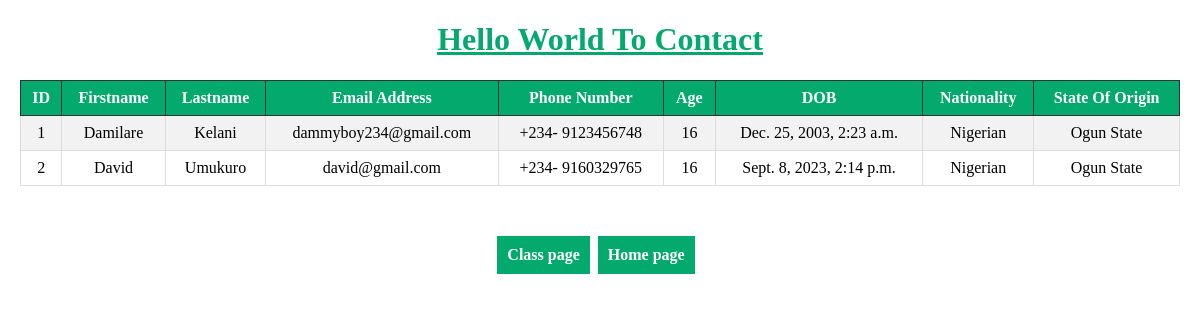
Page /third_app/contacts/ on the committed database.
### third_app/models.py (models this page shows)
class customer_data(models.Model):
    id = models.IntegerField(unique=True, primary_key=True)
    Firstname = models.TextField()
    Lastname = models.TextField()
    Email_Address = models.EmailField()
    Phone_Number = models.IntegerField()
    Age = models.IntegerField()
    DOB = models.DateTimeField()
    Nationality = models.TextField()
    State_Of_Origin = models.TextField()

### third_app/views.py (the view)
# urls.py: path('contacts/', appcontact, name='appcontact'),
def appcontact(request):
    try:
        std = customer_data.objects.all()
        context = {'key':std}
    except:
        raise Http404()
    return render(request, 'Contact_form.html', context)

### third_app/templates/Contact_form.html (shortened to what this page needs)
<!DOCTYPE html>
<html lang="en">
<head>
</head>
<body>
    <h1>
        <u>Hello World To Contact</u>
    </h1>
    <table>
        <tr>
            <th>ID</th>
            <th>Firstname</th>
            <th>Lastname</th>
            <th>Email Address</th>
            <th>Phone Number</th>
            <th>Age</th>
            <th>DOB</th>
            <th>Nationality</th>
            <th>State Of Origin</th>
        </tr>
        {% for i in key %}
        <tr>
            <td>{{ i.id }}</td>
            <td>{{ i.Firstname }}</td>
            <td>{{ i.Lastname }}</td>
            <td>{{ i.Email_Address }}</td>
            <td>+234- {{ i.Phone_Number }}</td>
            <td>{{ i.Age }}</td>
            <td>{{ i.DOB }}</td>
            <td>{{ i.Nationality }}</td>
            <td>{{ i.State_Of_Origin}}</td>
        </tr>
        {% endfor %}
    </table>
    <div class="links">
        <a href="{% url 'appclass' %}">Class page</a><br>
        <a href="{% url 'appfirst' %}">Home page</a>
    </div>
</body>
</html>

### third_app/templates/Contact_form.html (style rules this page uses)
body { margin: 0 20px; font-family: 'lora'; }
h1 { text-align: center; text-decoration: underline; color: #04AA6D; font-family: 'arvo'; }
table { width: 100%; margin: 10px auto; border-collapse: collapse; }
table tr { text-align: center; font-weight: 500; }
table tr th { font-size: 16px; border: 1px solid #333; padding-top: 8px; padding-bottom: 8px; color: #fff; background-color: #04AA6D; }
table td, table th { border: 1px solid #ddd; padding: 8px; }
table tr:nth-child(even) { background-color: #f2f2f2; }
.links { display: flex; align-items: center; justify-content: center; margin-top: 50px; }
.links a { background-color: #04AA6D; text-decoration: none; color: #fff; font-weight: 600; padding: 10px; margin-right: 8px; transition: 0.3s; }

### rows in the picture
customer_data: id "1", Firstname "Damilare", Lastname "Kelani", Email_Address "dammyboy234@gmail.com", Phone_Number "9123456748", Age "16", DOB "Dec. 25, 2003, 2:23 a.m.", Nationality "Nigerian", State_Of_Origin "Ogun State"
customer_data: id "2", Firstname "David", Lastname "Umukuro", Email_Address "david@gmail.com", Phone_Number "9160329765", Age "16", DOB "Sept. 8, 2023, 2:14 p.m.", Nationality "Nigerian", State_Of_Origin "Ogun State"
